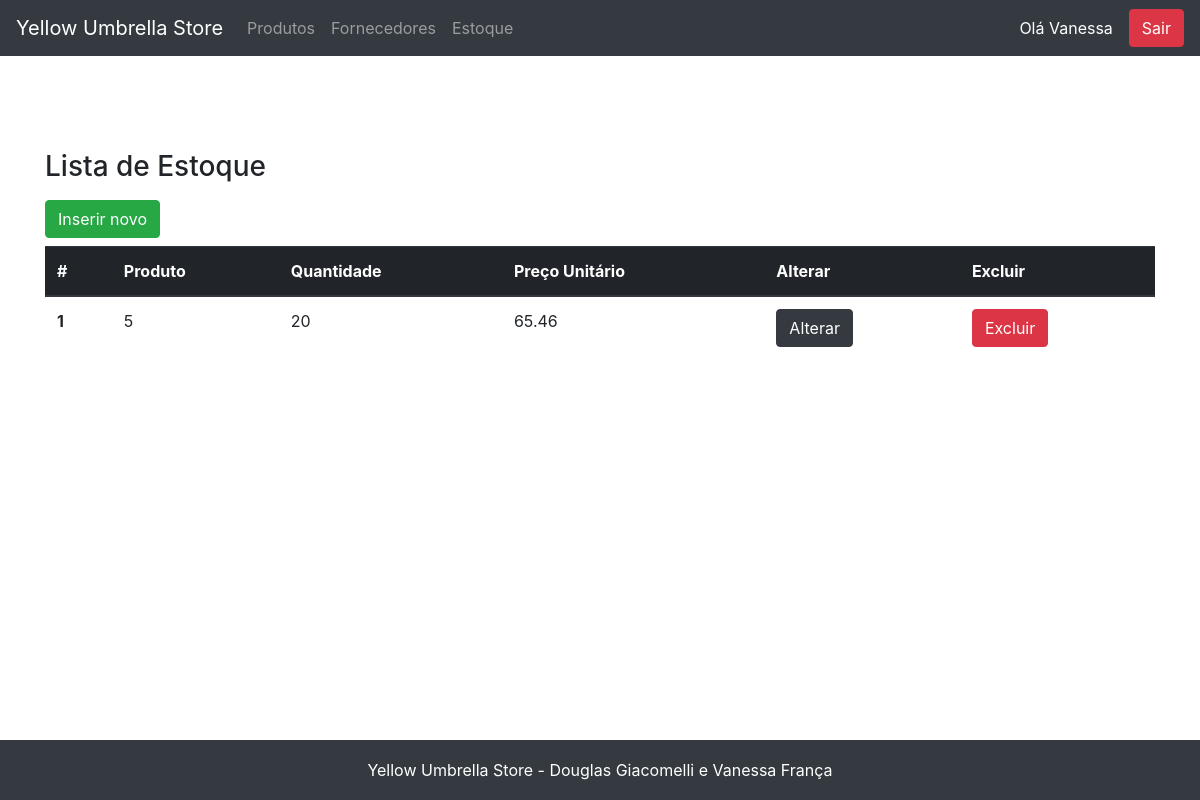
The page /estoque/view_estoque.php (signed in) on the database as committed earlier.
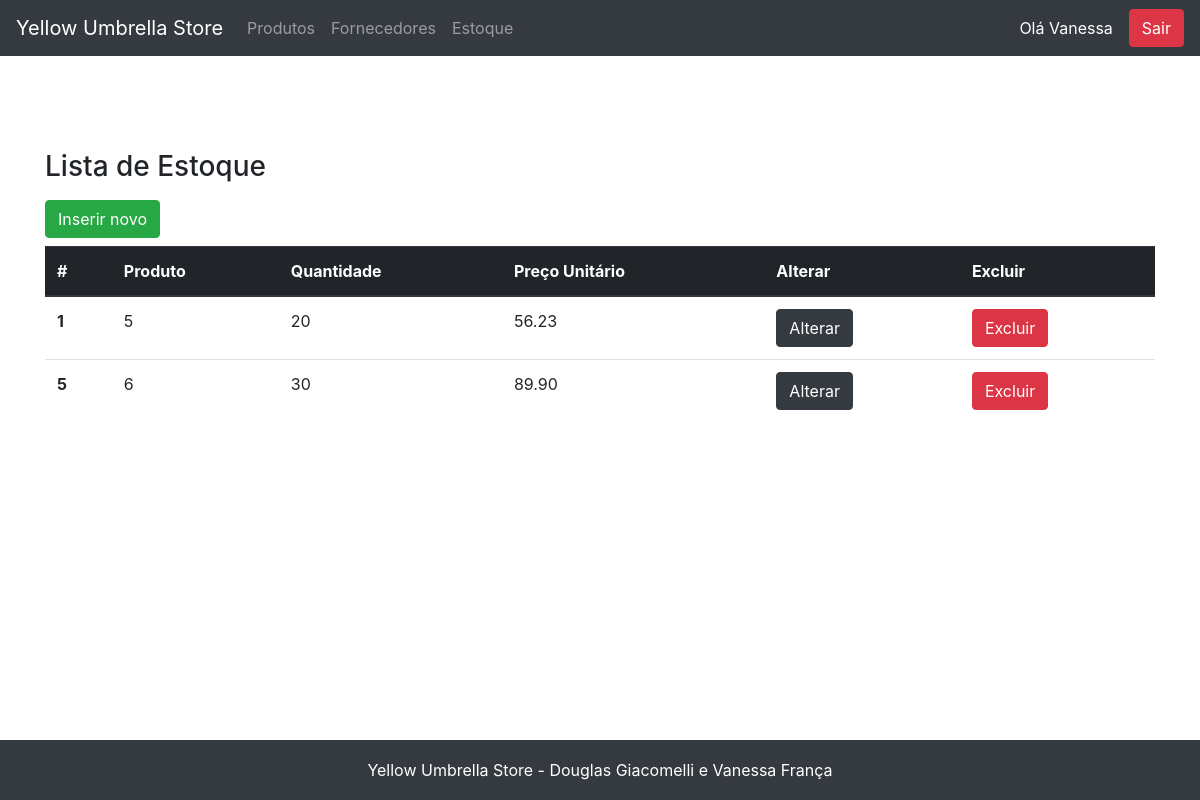
The same page on the database as committed later.
### tables this page shows
CREATE TABLE `estoque` (
  `id` int NOT NULL AUTO_INCREMENT,
  `quantidade` int NOT NULL,
  `preco` decimal(12,2) NOT NULL,
  `produto_id` int NOT NULL,
  PRIMARY KEY (`id`),
  KEY `produto_id` (`produto_id`),
  CONSTRAINT `estoque_ibfk_1` FOREIGN KEY (`produto_id`) REFERENCES `produto` (`id`)
);

### fachada.php (called while the page is built, shortened)
<?php
include_once('model/Estoque.php');
include_once('dao/mysql/MysqlDaoFactory.php');
$factory = new MysqlDaofactory();
?>

### dao/mysql/MysqlDaoFactory.php (called while the page is built, shortened)
<?php
include_once('MysqlEstoqueDao.php');
class MysqlDaofactory extends DaoFactory {
    private $host = "localhost";
    private $db_name = "web2";
    private $port = "3306";
    private $username = "root";
    private $password = "v6a10fr4nc486";
    public function getConnection(){
        $this->conn = null;
        $dsn="mysql:host=" . $this->host . ";port=" . $this->port . ";dbname=" . $this->db_name;
        try{
            $this->conn = new PDO($dsn, $this->username, $this->password);
      }catch(PDOException $exception){
            echo "Connection error: " . $exception->getMessage() . "\n";
            echo "DSN = " . $dsn;
        }
        return $this->conn;
    }
    public function getEstoqueDao() {
        return new MysqlEstoqueDao($this->getConnection());
    }
}
?>

### dao/DAO.php (called while the page is built, shortened)
<?php
abstract class DAO {
    public function __construct($conn){
        $this->conn = $conn;
    }
}
?>

### dao/mysql/MysqlEstoqueDao.php (called while the page is built, shortened)
<?php
include_once($_SERVER['DOCUMENT_ROOT'].'/yellow_umbrella/dao/DAO.php');
class MysqlEstoqueDao extends DAO implements EstoqueDao {
    private $table_name = 'estoque';
    public function buscaTodos() {
        $query = "SELECT
                    e.id, e.quantidade, e.preco, produto_id, p.nome as produto_nome
                FROM
                    " . $this->table_name ." e
                    JOIN produto p on (produto_id = p.id)
                    ORDER BY id ASC";
        $stmt = $this->conn->prepare( $query );
        $stmt->execute();
        $estoques = [];
        while ($row = $stmt->fetch(PDO::FETCH_ASSOC)){
            extract($row);
            $estoque = new Estoque($id, $quantidade, $preco, $produto_id, $produto_nome);
            $estoques[] = $estoque;
        }
        return $estoques;
    }
}
?>

### model/Estoque.php (called while the page is built, shortened)
<?php
class Estoque{
    private $id;
    private $quantidade;
    private $preco;
    private $produto_id;
    public function __construct( $id=null, $quantidade, $preco, $produto_id, $produto_nome=null){
        $this->id=$id;
        $this->quantidade=$quantidade;
        $this->preco=$preco;
        $this->produto_id=$produto_id;
    }
    public function getId() { return $this->id; }
    public function getQuantidade() { return $this->quantidade; }
    public function getPreco() { return $this->preco; }
    public function getProduto() { return $this->produto_id; }
}
?>

### estoque/view_estoque.php (the view, shortened to what this page needs)
<?php
    include "../fachada.php";
    include "../header.php";
    $dao = $factory->getEstoqueDao();
    $estoque = $dao->buscaTodos();
?>
<main role="main" class="container">
    <h3 class="mb-3">Lista de Estoque</h3>
    <div class="row">
        <div class="col-12">
            <a href="view_cadastro_estoque.php" class="btn btn-success mb-2">Inserir novo</a>
        </div>
        <div class="col-12">
        <table class="table">
            <thead class="thead-dark">
                <tr>
                <th scope="col">#</th>
                <th scope="col">Produto</th>
                <th scope="col">Quantidade</th>
                <th scope="col">Preço Unitário</th>
                <th scope="col">Alterar</th>
                <th scope="col">Excluir</th>
                </tr>
            </thead>
            <tbody>
            <?php
                if ($estoque){
                    foreach($estoque as $item){
            ?>
                <tr>
                <th scope="row"><?=$item->getID()?></th>
                <td><?=$item->getProduto()?></td>
                <td><?=$item->getQuantidade()?></td>
                <td><?=$item->getPreco()?></td>
                <td><a href="view_editar_estoque.php?id=<?=$item->getID()?>" class="btn btn-dark">Alterar</button></td>
                <td><a href="exclui_estoque.php?id=<?=$item->getID()?>" id="excluiProduto" class="btn btn-danger" onclick="return confirm('Você quer mesmo remover este estoque?')">Excluir</button></td>
                </tr>
            <?php
                    }
                }else{
                    echo "<td colspan=6 style='text-align:center;'>Sem registros</td>";
                }
            ?>
            </tbody>
        </table>
        </div>
    </div>
</main>
<?php include "../footer.php"; ?>

### header.php (shortened to what this page needs)
<?php
  $httpProtocol = !isset($_SERVER['HTTPS']) || $_SERVER['HTTPS'] != 'on' ? 'http' : 'https';
  $base = $httpProtocol.'://'.$_SERVER['HTTP_HOST'].'/yellow_umbrella';
?>
<!doctype html>
<html lang="en">
  <head>
    <link href="../assets/bootstrap4/dist/css/bootstrap.min.css" rel="stylesheet">
    <link href="../assets/css/sticky-footer.css" rel="stylesheet">
  </head>
  <body>
    <header>
      <nav class="navbar navbar-expand-md navbar-dark fixed-top bg-dark">
        <a class="navbar-brand" href="<?=$base?>/index/view_index.php">Yellow Umbrella Store</a>
        <div class="collapse navbar-collapse" id="navbarCollapse">
          <ul class="navbar-nav mr-auto">
            <?php
              if(isset($_SESSION["id_usuario"]) && trim($_SESSION["id_usuario"]) != ""){
            ?>
                <li class="nav-item">
                  <a class="nav-link" href="<?=$base?>/produto/view_produtos.php">Produtos</a>
                </li>
                <li class="nav-item">
                  <a class="nav-link" href="<?=$base?>/fornecedor/view_fornecedores.php">Fornecedores</a>
                </li>
                <li class="nav-item">
                  <a class="nav-link" href="<?=$base?>/estoque/view_estoque.php">Estoque</a>
                </li>
            <?php
              }
            ?>
          </ul>
          <?php
            if(isset($_SESSION["id_usuario"]) && trim($_SESSION["id_usuario"]) != ""){
          ?>
            <span class='greetings-user'>Olá <?=$_SESSION["nome_usuario"]?></span>
            <a class="btn btn-danger btn-logout" href="<?=$base?>/login/executa_logout.php" onclick="return confirm('Você quer mesmo sair?')">Sair</a>
          <?php
            }
          ?>
        </div>
      </nav>
    </header>

### footer.php (shortened to what this page needs)
    <footer class="footer bg-dark">
      <div class="container">
        <span class="footer-text">Yellow Umbrella Store - Douglas Giacomelli e Vanessa França</span>
      </div>
    </footer>
  </body>
</html>

### assets/css/sticky-footer.css (style rules this page uses)
html { position: relative; min-height: 100%; }
body { margin-bottom: 60px; }
.footer { position: absolute; bottom: 0; width: 100%; height: 60px; line-height: 60px; background-color: #f5f5f5; }
body > .container { padding: 150px 15px 0; }
.footer > .container { padding-right: 15px; padding-left: 15px; text-align: center; }
.footer-text, .greetings-user { color: #fff; }
.btn-logout { margin-left: 1rem; }

Rows that differ between the two databases and show on the page:
changed estoque id 1: preco "65.46" → "56.23"
added estoque: id "5", produto "6", quantidade "30", preco "89.90"
